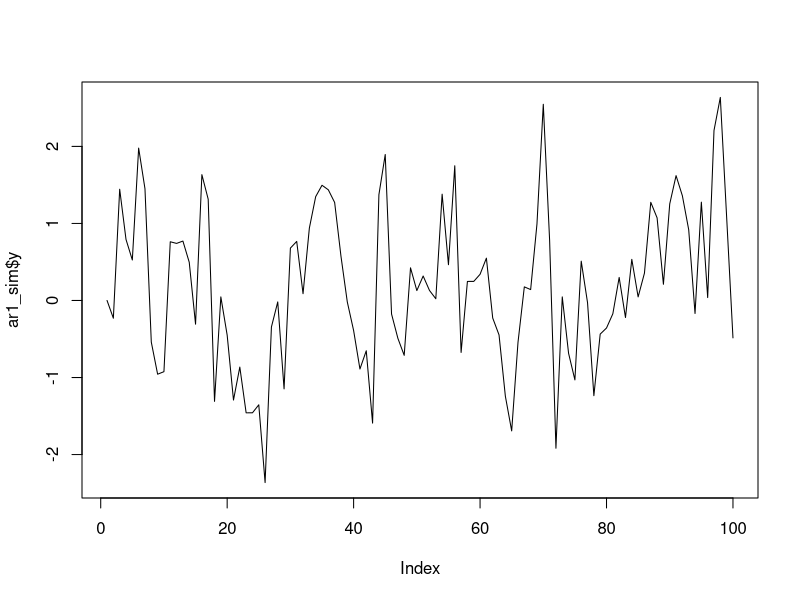
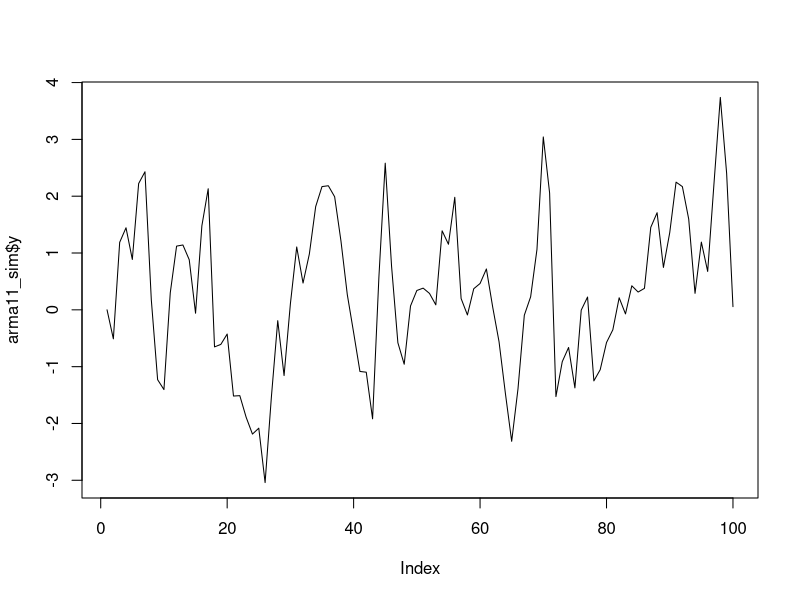

R code for these plots, in order:

# pacotes utilzados
library(tidyverse)

# simular dados de um modelo de regressão linear múltipla
# com 3 variáveis explicativas
set.seed(123)
n <- 100
x1 <- rnorm(n)
x2 <- rnorm(n)
x3 <- rnorm(n)
y <- 1 + 2 * x1 + 3 * x2 + 4 * x3 + rnorm(n)
dados_sim <- tibble(y, x1, x2, x3)

# simular um processo AR(1)
set.seed(123)
n <- 100
phi <- 0.5
e <- rnorm(n)
y <- rep(0, n)
for (i in 2:n) {
  y[i] <- phi * y[i - 1] + e[i]
}
ar1_sim <- tibble(y)
plot(ar1_sim$y, type = "l")

# simular um processo ARMA(1,1)
set.seed(123)
n <- 100
phi <- 0.5
theta <- 0.5
e <- rnorm(n)
y <- rep(0, n)
for (i in 2:n) {
  y[i] <- phi * y[i - 1] + e[i] + theta * e[i - 1]
}
arma11_sim <- tibble(y)
plot(arma11_sim$y, type = "l")